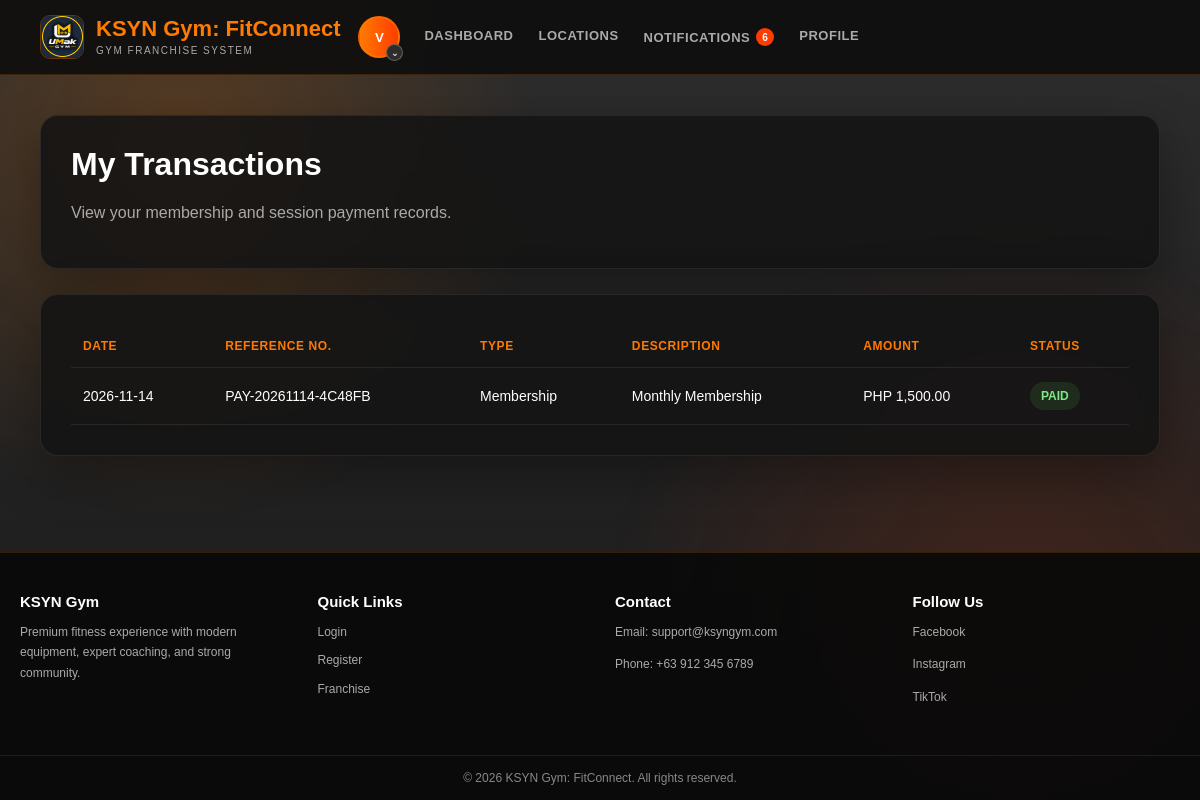
Screenshot of /user-transactions.php (signed in) with the database file from the repository.
### tables this page shows
CREATE TABLE `users` (
  `id` int(11) NOT NULL,
  `fullname` varchar(100) DEFAULT NULL,
  `email` varchar(100) DEFAULT NULL,
  `phone` varchar(20) DEFAULT NULL,
  `address` varchar(255) DEFAULT NULL,
  `gender` varchar(30) DEFAULT NULL,
  `birthdate` date DEFAULT NULL,
  `username` varchar(50) DEFAULT NULL,
  `password` varchar(255) DEFAULT NULL,
  `role` enum('user','admin','super_admin') NOT NULL DEFAULT 'user',
  `account_status` enum('Active','Inactive') NOT NULL DEFAULT 'Active',
  `created_by` int(11) DEFAULT NULL,
  `must_change_password` tinyint(1) NOT NULL DEFAULT 0,
  `permissions` text DEFAULT NULL,
  `branch_id` int(11) NOT NULL,
  `created_at` timestamp NOT NULL DEFAULT current_timestamp(),
  `city` varchar(100) DEFAULT NULL,
  `state` varchar(100) DEFAULT NULL,
  `country` varchar(100) DEFAULT NULL,
  `zip` varchar(20) DEFAULT NULL,
  `is_verified` tinyint(1) NOT NULL DEFAULT 0,
  `two_factor_code` varchar(10) DEFAULT NULL,
  `two_factor_expiry` datetime DEFAULT NULL,
  `profile_image` varchar(255) DEFAULT NULL,
  `height` decimal(5,2) DEFAULT NULL,
  `weight` decimal(5,2) DEFAULT NULL,
  `fitness_goal` varchar(100) DEFAULT NULL,
  `activity_level` varchar(50) DEFAULT NULL,
  `emergency_contact` varchar(100) DEFAULT NULL,
  `emergency_phone` varchar(30) DEFAULT NULL,
  `bio` text DEFAULT NULL,
  `specialization` varchar(150) DEFAULT NULL,
  `years_experience` int(11) DEFAULT NULL,
  `certifications` text DEFAULT NULL,
  `rating` decimal(2,1) DEFAULT 5.0,
  `total_clients` int(11) DEFAULT 0,
  `date_of_birth` date DEFAULT NULL,
  `emergency_contact_name` varchar(100) DEFAULT NULL,
  `emergency_contact_phone` varchar(30) DEFAULT NULL,
  `updated_at` datetime DEFAULT NULL,
  `password_last_changed` datetime DEFAULT NULL,
  `status` enum('Active','Inactive','Suspended') DEFAULT 'Active',
  `last_login` datetime DEFAULT NULL,
  `failed_attempts` int(11) DEFAULT 0,
  `last_failed_login` datetime DEFAULT NULL
);

CREATE TABLE `transactions` (
  `id` int(11) NOT NULL,
  `user_id` int(11) NOT NULL,
  `reference_no` varchar(50) NOT NULL,
  `transaction_type` enum('Membership','Session') NOT NULL,
  `description` varchar(255) NOT NULL,
  `amount` decimal(10,2) NOT NULL,
  `status` enum('Paid','Pending','Cancelled','Failed','Expired') DEFAULT 'Pending',
  `created_at` timestamp NOT NULL DEFAULT current_timestamp(),
  `paid_at` datetime DEFAULT NULL,
  `payment_method` varchar(50) DEFAULT NULL,
  `payment_provider` varchar(30) DEFAULT NULL,
  `xendit_payment_request_id` varchar(100) DEFAULT NULL,
  `xendit_payment_id` varchar(100) DEFAULT NULL,
  `xendit_capture_id` varchar(100) DEFAULT NULL,
  `xendit_channel_code` varchar(40) DEFAULT NULL,
  `xendit_status` varchar(30) DEFAULT NULL,
  `checkout_url` varchar(500) DEFAULT NULL,
  `expires_at` datetime DEFAULT NULL,
  `stripe_payment_intent` varchar(255) DEFAULT NULL,
  `transaction_ref` varchar(255) DEFAULT NULL
);

### user-transactions.php (the view, shortened to what this page needs)
<?php
include 'conn.php';
$userId = (int)$_SESSION['user_id'];
$stmtUser = $conn->prepare("SELECT fullname, username, profile_image FROM users WHERE id = ? LIMIT 1");
$stmtUser->bind_param("i", $userId);
$stmtUser->execute();
$userData = $stmtUser->get_result()->fetch_assoc();
$displayName = $userData['fullname'] ?? $_SESSION['fullname'] ?? 'User';
$profileImage = $userData['profile_image'] ?? '';
$userInitial = strtoupper(substr($displayName, 0, 1));
$unreadNotifCount = 0;
$stmtUnread = $conn->prepare("SELECT COUNT(*) AS total FROM notifications WHERE user_id = ? AND is_read = 0");
$stmtUnread->bind_param("i", $userId);
$stmtUnread->execute();
$resultUnread = $stmtUnread->get_result();
if ($resultUnread && $resultUnread->num_rows > 0) {
    $unreadNotifCount = (int)$resultUnread->fetch_assoc()['total'];
}
$transactions = [];
$stmt = $conn->prepare("SELECT * FROM transactions WHERE user_id = ? ORDER BY created_at DESC");
$stmt->bind_param("i", $userId);
$stmt->execute();
$result = $stmt->get_result();
while ($row = $result->fetch_assoc()) {
    $transactions[] = $row;
}
function statusClass($status) {
    $status = strtolower($status);
    if ($status === 'paid' || $status === 'approved' || $status === 'completed') return 'status-paid';
    return 'status-default';
}
?>
<!DOCTYPE html>
<html lang="en">
<head>
<link rel="stylesheet" href="/PBL/css/icon-policy.css"><link rel="stylesheet" href="/PBL/css/user-content-icons.css"></head>
<body>
<div class="page-wrapper">
    <div class="user-nav">
        <div class="user-nav-left">
            <div class="brand-row">
                <a href="user-dashboard.php" class="brand-wrap">
                    <img src="uploads/umak-gym-logo.png" class="brand-logo" alt="UMak Gym Logo">
                    <div>
                        <div class="brand-text-main">KSYN Gym: FitConnect</div>
                        <div class="brand-text-sub">Gym Franchise System</div>
                    </div>
                </a>
                <div class="user-nav-right">
                    <button class="profile-trigger" onclick="toggleProfileMenu(event)">
                        <div class="user-avatar">
                            <?php if (!empty($profileImage)): ?>
                                <img src="<?php echo htmlspecialchars($profileImage); ?>" alt="Profile">
                            <?php else: ?>
                                <?php echo htmlspecialchars($userInitial); ?>
                            <?php endif; ?>
                        </div>
                        <span class="avatar-caret">⌄</span>
                    </button>
                </div>
            </div>
            <nav class="user-nav-menu">
                <a href="user-dashboard.php">Dashboard</a>
                <a href="user-branches.php">Locations</a>
                <a href="user-notifications.php" class="notif-link">
                    Notifications
                    <?php if ($unreadNotifCount > 0): ?>
                        <span class="notif-badge"><?php echo $unreadNotifCount > 9 ? '9+' : $unreadNotifCount; ?></span>
                    <?php endif; ?>
                </a>
                <a href="user-profile.php">Profile</a>
            </nav>
        </div>
    </div>
    <main class="page-container">
        <div class="page-header glass-card">
            <h1>My Transactions</h1>
            <p>View your membership and session payment records.</p>
        </div>
        <div class="table-card glass-card">
            <div class="table-wrap">
                <table>
                    <thead>
                        <tr>
                            <th>Date</th>
                            <th>Reference No.</th>
                            <th>Type</th>
                            <th>Description</th>
                            <th>Amount</th>
                            <th>Status</th>
                        </tr>
                    </thead>
                    <tbody>
                        <?php if (!empty($transactions)): ?>
                            <?php foreach ($transactions as $transaction): ?>
                                <tr>
                                    <td><?php echo date("Y-m-d", strtotime($transaction['created_at'])); ?></td>
                                    <td><?php echo htmlspecialchars($transaction['reference_no']); ?></td>
                                    <td><?php echo htmlspecialchars($transaction['transaction_type']); ?></td>
                                    <td><?php echo htmlspecialchars($transaction['description']); ?></td>
                                    <td>PHP <?php echo number_format($transaction['amount'], 2); ?></td>
                                    <td>
                                        <span class="status-pill <?php echo statusClass($transaction['status']); ?>">
                                            <?php echo htmlspecialchars($transaction['status']); ?>
                                        </span>
                                    </td>
                                </tr>
                            <?php endforeach; ?>
                        <?php else: ?>
                            <tr>
                                <td colspan="6">No transactions found.</td>
                            </tr>
                        <?php endif; ?>
                    </tbody>
                </table>
            </div>
        </div>
    </main>
    <footer class="main-footer">
        <div class="footer-container">
            <div class="footer-section">
                <h4>KSYN Gym</h4>
                <p>Premium fitness experience with modern equipment, expert coaching, and strong community.</p>
            </div>
            <div class="footer-section">
                <h4>Quick Links</h4>
                <a href="login.php">Login</a>
                <a href="user-register.php">Register</a>
                <a href="user-franchise.php">Franchise</a>
            </div>
            <div class="footer-section">
                <h4>Contact</h4>
                <p>Email: support@ksyngym.com</p>
                <p>Phone: +63 912 345 6789</p>
            </div>
            <div class="footer-section">
                <h4>Follow Us</h4>
                <p>Facebook</p>
                <p>Instagram</p>
                <p>TikTok</p>
            </div>
        </div>
        <div class="footer-bottom">
            © <?php echo date("Y"); ?> KSYN Gym: FitConnect. All rights reserved.
        </div>
    </footer>
</div>
<script src="/PBL/js/ui-enhancements.js"></script></body>
</html>

### user-transactions.php (style rules this page uses)
* { box-sizing: border-box; }
html, body { min-height: 100%; margin: 0; overflow-x: hidden; }
body { font-family: Arial, sans-serif; background: linear-gradient(rgba(0,0,0,0.82), rgba(0,0,0,0.9)), url('https://images.unsplash.com/photo-1534438327276-14e5300c3a48?auto=format&fit=crop&w=1600&q=80'); background-size: cover; background-position: center; background-attachment: fixed; color: #ffffff; }
body::before { content: ""; position: fixed; inset: 0; background: radial-gradient(circle at 15% 20%, rgba(255,122,0,0.22), transparent 30%), radial-gradient(circle at 85% 80%, rgba(255,60,0,0.16), transparent 35%); z-index: -1; animation: bgGlow 7s ease-in-out infinite alternate; }
.page-wrapper { display: flex; flex-direction: column; min-height: 100vh; }
.user-nav { background: rgba(15,15,15,0.92); backdrop-filter: blur(12px); padding: 15px 40px; display: flex; justify-content: space-between; align-items: center; border-bottom: 1px solid rgba(255,122,0,0.18); position: sticky; top: 0; z-index: 100; }
.user-nav-left { display: flex; align-items: center; gap: 24px; }
.brand-row { display: flex; align-items: center; gap: 18px; position: relative; }
.brand-wrap { display: flex; align-items: center; gap: 12px; text-decoration: none; }
.brand-logo { width: 44px; height: 44px; border-radius: 10px; object-fit: cover; border: 1px solid rgba(255,122,0,0.35); }
.brand-text-main { font-size: 22px; font-weight: 800; color: #ff7a00; line-height: 1; }
.brand-text-sub { font-size: 10px; color: #aaaaaa; letter-spacing: 1.5px; margin-top: 5px; text-transform: uppercase; }
.user-nav-menu { display: flex; gap: 25px; list-style: none; margin: 0; padding: 0; }
.user-nav-menu a { color: #aaaaaa; text-decoration: none; font-size: 13px; font-weight: 700; text-transform: uppercase; letter-spacing: 0.5px; transition: 0.3s ease; }
.notif-link { position: relative; display: inline-flex; align-items: center; gap: 6px; }
.notif-badge { background: #ff3c00; color: #ffffff; font-size: 10px; font-weight: 700; padding: 0 6px; border-radius: 999px; min-width: 18px; height: 18px; display: inline-flex; align-items: center; justify-content: center; }
.user-nav-right { display: flex; align-items: center; position: relative; }
.profile-trigger { border: none; background: transparent; padding: 0; cursor: pointer; position: relative; }
.user-avatar { width: 42px; height: 42px; border-radius: 50%; background: linear-gradient(90deg, #ff7a00, #ff3c00); display: flex; align-items: center; justify-content: center; font-weight: bold; color: white; overflow: hidden; flex-shrink: 0; border: 2px solid rgba(255,122,0,0.45); }
.avatar-caret { position: absolute; right: -3px; bottom: -3px; width: 17px; height: 17px; border-radius: 50%; background: #2d2d2d; border: 1px solid rgba(255,255,255,0.25); display: flex; align-items: center; justify-content: center; color: #ffffff; font-size: 10px; }
.page-container { flex: 1; max-width: 1200px; width: 100%; margin: 0 auto; padding: 40px; }
.glass-card { background: rgba(20,20,20,0.88); backdrop-filter: blur(10px); border: 1px solid rgba(255,255,255,0.08); border-radius: 18px; box-shadow: 0 18px 50px rgba(0,0,0,0.35); }
.page-header, .table-card { padding: 30px; margin-bottom: 25px; }
.page-header h1 { margin-top: 0; }
.page-header p { color: #aaaaaa; }
.table-wrap { overflow-x: auto; }
table { width: 100%; border-collapse: collapse; min-width: 760px; }
th, td { padding: 14px 12px; text-align: left; border-bottom: 1px solid rgba(255,255,255,0.08); font-size: 14px; }
th { color: #ff7a00; font-size: 12px; text-transform: uppercase; letter-spacing: .6px; }
.status-pill { display: inline-block; padding: 7px 11px; border-radius: 999px; font-size: 12px; font-weight: 800; text-transform: uppercase; }
.status-paid { background: rgba(76,175,80,0.15); color: #7ee787; }
.main-footer { background: rgba(10,10,10,0.94); border-top: 1px solid rgba(255,122,0,0.18); color: #aaaaaa; margin-top: auto; }
.footer-container { max-width: 1200px; margin: 0 auto; display: grid; grid-template-columns: repeat(4, 1fr); gap: 30px; padding: 40px 20px; }
.footer-section h4 { margin: 0 0 12px; font-size: 15px; color: #ffffff; }
.footer-section p, .footer-section a { font-size: 12px; color: #aaaaaa; text-decoration: none; display: block; margin-bottom: 8px; line-height: 1.7; }
.footer-bottom { text-align: center; padding: 15px; border-top: 1px solid rgba(255,255,255,0.08); font-size: 12px; color: #888888; }

### rows the page displays
users: fullname "V"
transactions: created_at "2026-11-14", reference_no "PAY-20261114-4C48FB", transaction_type "Membership", description "Monthly Membership", amount "1,500.00", status "PAID"

### other values shown
$unreadNotifCount "6"
